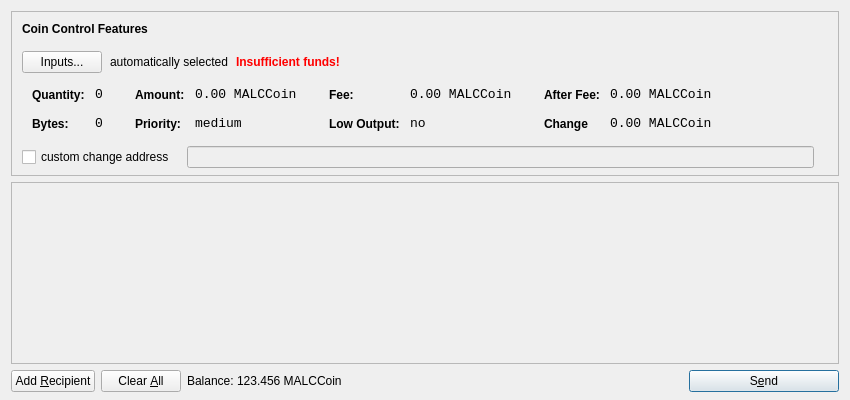
<?xml version="1.0" encoding="UTF-8"?>
<ui version="4.0">
 <class>SendCoinsDialog</class>
 <widget class="QDialog" name="SendCoinsDialog">
  <property name="geometry">
   <rect>
    <x>0</x>
    <y>0</y>
    <width>850</width>
    <height>400</height>
   </rect>
  </property>
  <property name="windowTitle">
   <string>Send Coins</string>
  </property>
  <layout class="QVBoxLayout" name="verticalLayout" stretch="0,1,0">
   <property name="bottomMargin">
    <number>8</number>
   </property>
   <item>
    <widget class="QFrame" name="frameCoinControl">
     <property name="sizePolicy">
      <sizepolicy hsizetype="Expanding" vsizetype="Expanding">
       <horstretch>0</horstretch>
       <verstretch>0</verstretch>
      </sizepolicy>
     </property>
     <property name="maximumSize">
      <size>
       <width>16777215</width>
       <height>16777215</height>
      </size>
     </property>
     <property name="frameShape">
      <enum>QFrame::StyledPanel</enum>
     </property>
     <property name="frameShadow">
      <enum>QFrame::Sunken</enum>
     </property>
     <layout class="QVBoxLayout" name="verticalLayoutCoinControl2">
      <property name="spacing">
       <number>6</number>
      </property>
      <property name="leftMargin">
       <number>0</number>
      </property>
      <property name="topMargin">
       <number>0</number>
      </property>
      <property name="rightMargin">
       <number>0</number>
      </property>
      <property name="bottomMargin">
       <number>6</number>
      </property>
      <item>
       <layout class="QVBoxLayout" name="verticalLayoutCoinControl" stretch="0,0,0,0,1">
        <property name="spacing">
         <number>0</number>
        </property>
        <property name="leftMargin">
         <number>10</number>
        </property>
        <property name="topMargin">
         <number>10</number>
        </property>
        <item>
         <layout class="QHBoxLayout" name="horizontalLayoutCoinControl1">
          <property name="bottomMargin">
           <number>15</number>
          </property>
          <item>
           <widget class="QLabel" name="labelCoinControlFeatures">
            <property name="sizePolicy">
             <sizepolicy hsizetype="Preferred" vsizetype="Maximum">
              <horstretch>0</horstretch>
              <verstretch>0</verstretch>
             </sizepolicy>
            </property>
            <property name="font">
             <font>
              <weight>75</weight>
              <bold>true</bold>
             </font>
            </property>
            <property name="styleSheet">
             <string notr="true">font-weight:bold;</string>
            </property>
            <property name="text">
             <string>Coin Control Features</string>
            </property>
           </widget>
          </item>
         </layout>
        </item>
        <item>
         <layout class="QHBoxLayout" name="horizontalLayoutCoinControl2" stretch="0,0,0,0">
          <property name="spacing">
           <number>8</number>
          </property>
          <property name="bottomMargin">
           <number>10</number>
          </property>
          <item>
           <widget class="QPushButton" name="pushButtonCoinControl">
            <property name="styleSheet">
             <string notr="true"/>
            </property>
            <property name="text">
             <string>Inputs...</string>
            </property>
           </widget>
          </item>
          <item>
           <widget class="QLabel" name="labelCoinControlAutomaticallySelected">
            <property name="text">
             <string>automatically selected</string>
            </property>
            <property name="margin">
             <number>5</number>
            </property>
           </widget>
          </item>
          <item>
           <widget class="QLabel" name="labelCoinControlInsuffFunds">
            <property name="font">
             <font>
              <weight>75</weight>
              <bold>true</bold>
             </font>
            </property>
            <property name="styleSheet">
             <string notr="true">color:red;font-weight:bold;</string>
            </property>
            <property name="text">
             <string>Insufficient funds!</string>
            </property>
            <property name="margin">
             <number>5</number>
            </property>
           </widget>
          </item>
          <item>
           <spacer name="horizontalSpacerCoinControl">
            <property name="orientation">
             <enum>Qt::Horizontal</enum>
            </property>
            <property name="sizeHint" stdset="0">
             <size>
              <width>40</width>
              <height>1</height>
             </size>
            </property>
           </spacer>
          </item>
         </layout>
        </item>
        <item>
         <widget class="QWidget" name="widgetCoinControl" native="true">
          <property name="sizePolicy">
           <sizepolicy hsizetype="Preferred" vsizetype="Preferred">
            <horstretch>0</horstretch>
            <verstretch>0</verstretch>
           </sizepolicy>
          </property>
          <property name="minimumSize">
           <size>
            <width>0</width>
            <height>0</height>
           </size>
          </property>
          <property name="styleSheet">
           <string notr="true"/>
          </property>
          <layout class="QHBoxLayout" name="horizontalLayoutCoinControl5">
           <property name="margin">
            <number>0</number>
           </property>
           <item>
            <layout class="QHBoxLayout" name="horizontalLayoutCoinControl3" stretch="0,0,0,1">
             <property name="spacing">
              <number>20</number>
             </property>
             <property name="topMargin">
              <number>0</number>
             </property>
             <property name="bottomMargin">
              <number>10</number>
             </property>
             <item>
              <layout class="QFormLayout" name="formLayoutCoinControl1">
               <property name="horizontalSpacing">
                <number>10</number>
               </property>
               <property name="verticalSpacing">
                <number>14</number>
               </property>
               <property name="leftMargin">
                <number>10</number>
               </property>
               <property name="topMargin">
                <number>4</number>
               </property>
               <property name="rightMargin">
                <number>6</number>
               </property>
               <item row="0" column="0">
                <widget class="QLabel" name="labelCoinControlQuantityText">
                 <property name="styleSheet">
                  <string notr="true">font-weight:bold;</string>
                 </property>
                 <property name="text">
                  <string>Quantity:</string>
                 </property>
                 <property name="margin">
                  <number>0</number>
                 </property>
                </widget>
               </item>
               <item row="0" column="1">
                <widget class="QLabel" name="labelCoinControlQuantity">
                 <property name="font">
                  <font>
                   <family>Monospace</family>
                   <pointsize>10</pointsize>
                  </font>
                 </property>
                 <property name="cursor">
                  <cursorShape>IBeamCursor</cursorShape>
                 </property>
                 <property name="contextMenuPolicy">
                  <enum>Qt::ActionsContextMenu</enum>
                 </property>
                 <property name="text">
                  <string>0</string>
                 </property>
                 <property name="margin">
                  <number>0</number>
                 </property>
                 <property name="textInteractionFlags">
                  <set>Qt::LinksAccessibleByMouse|Qt::TextSelectableByKeyboard|Qt::TextSelectableByMouse</set>
                 </property>
                </widget>
               </item>
               <item row="1" column="0">
                <widget class="QLabel" name="labelCoinControlBytesText">
                 <property name="styleSheet">
                  <string notr="true">font-weight:bold;</string>
                 </property>
                 <property name="text">
                  <string>Bytes:</string>
                 </property>
                </widget>
               </item>
               <item row="1" column="1">
                <widget class="QLabel" name="labelCoinControlBytes">
                 <property name="font">
                  <font>
                   <family>Monospace</family>
                   <pointsize>10</pointsize>
                  </font>
                 </property>
                 <property name="cursor">
                  <cursorShape>IBeamCursor</cursorShape>
                 </property>
                 <property name="contextMenuPolicy">
                  <enum>Qt::ActionsContextMenu</enum>
                 </property>
                 <property name="text">
                  <string>0</string>
                 </property>
                 <property name="textInteractionFlags">
                  <set>Qt::LinksAccessibleByMouse|Qt::TextSelectableByKeyboard|Qt::TextSelectableByMouse</set>
                 </property>
                </widget>
               </item>
              </layout>
             </item>
             <item>
              <layout class="QFormLayout" name="formLayoutCoinControl2">
               <property name="horizontalSpacing">
                <number>10</number>
               </property>
               <property name="verticalSpacing">
                <number>14</number>
               </property>
               <property name="leftMargin">
                <number>6</number>
               </property>
               <property name="topMargin">
                <number>4</number>
               </property>
               <property name="rightMargin">
                <number>6</number>
               </property>
               <item row="0" column="0">
                <widget class="QLabel" name="labelCoinControlAmountText">
                 <property name="styleSheet">
                  <string notr="true">font-weight:bold;</string>
                 </property>
                 <property name="text">
                  <string>Amount:</string>
                 </property>
                 <property name="margin">
                  <number>0</number>
                 </property>
                </widget>
               </item>
               <item row="0" column="1">
                <widget class="QLabel" name="labelCoinControlAmount">
                 <property name="font">
                  <font>
                   <family>Monospace</family>
                   <pointsize>10</pointsize>
                  </font>
                 </property>
                 <property name="cursor">
                  <cursorShape>IBeamCursor</cursorShape>
                 </property>
                 <property name="contextMenuPolicy">
                  <enum>Qt::ActionsContextMenu</enum>
                 </property>
                 <property name="text">
                  <string>0.00 MALCCoin</string>
                 </property>
                 <property name="textInteractionFlags">
                  <set>Qt::LinksAccessibleByMouse|Qt::TextSelectableByKeyboard|Qt::TextSelectableByMouse</set>
                 </property>
                </widget>
               </item>
               <item row="1" column="0">
                <widget class="QLabel" name="labelCoinControlPriorityText">
                 <property name="styleSheet">
                  <string notr="true">font-weight:bold;</string>
                 </property>
                 <property name="text">
                  <string>Priority:</string>
                 </property>
                </widget>
               </item>
               <item row="1" column="1">
                <widget class="QLabel" name="labelCoinControlPriority">
                 <property name="font">
                  <font>
                   <family>Monospace</family>
                   <pointsize>10</pointsize>
                  </font>
                 </property>
                 <property name="cursor">
                  <cursorShape>IBeamCursor</cursorShape>
                 </property>
                 <property name="contextMenuPolicy">
                  <enum>Qt::ActionsContextMenu</enum>
                 </property>
                 <property name="text">
                  <string>medium</string>
                 </property>
                 <property name="textInteractionFlags">
                  <set>Qt::LinksAccessibleByMouse|Qt::TextSelectableByKeyboard|Qt::TextSelectableByMouse</set>
                 </property>
                </widget>
               </item>
              </layout>
             </item>
             <item>
              <layout class="QFormLayout" name="formLayoutCoinControl3">
               <property name="horizontalSpacing">
                <number>10</number>
               </property>
               <property name="verticalSpacing">
                <number>14</number>
               </property>
               <property name="leftMargin">
                <number>6</number>
               </property>
               <property name="topMargin">
                <number>4</number>
               </property>
               <property name="rightMargin">
                <number>6</number>
               </property>
               <item row="0" column="0">
                <widget class="QLabel" name="labelCoinControlFeeText">
                 <property name="styleSheet">
                  <string notr="true">font-weight:bold;</string>
                 </property>
                 <property name="text">
                  <string>Fee:</string>
                 </property>
                 <property name="margin">
                  <number>0</number>
                 </property>
                </widget>
               </item>
               <item row="0" column="1">
                <widget class="QLabel" name="labelCoinControlFee">
                 <property name="font">
                  <font>
                   <family>Monospace</family>
                   <pointsize>10</pointsize>
                  </font>
                 </property>
                 <property name="cursor">
                  <cursorShape>IBeamCursor</cursorShape>
                 </property>
                 <property name="contextMenuPolicy">
                  <enum>Qt::ActionsContextMenu</enum>
                 </property>
                 <property name="text">
                  <string>0.00 MALCCoin</string>
                 </property>
                 <property name="textInteractionFlags">
                  <set>Qt::LinksAccessibleByMouse|Qt::TextSelectableByKeyboard|Qt::TextSelectableByMouse</set>
                 </property>
                </widget>
               </item>
               <item row="1" column="0">
                <widget class="QLabel" name="labelCoinControlLowOutputText">
                 <property name="styleSheet">
                  <string notr="true">font-weight:bold;</string>
                 </property>
                 <property name="text">
                  <string>Low Output:</string>
                 </property>
                </widget>
               </item>
               <item row="1" column="1">
                <widget class="QLabel" name="labelCoinControlLowOutput">
                 <property name="font">
                  <font>
                   <family>Monospace</family>
                   <pointsize>10</pointsize>
                  </font>
                 </property>
                 <property name="cursor">
                  <cursorShape>IBeamCursor</cursorShape>
                 </property>
                 <property name="contextMenuPolicy">
                  <enum>Qt::ActionsContextMenu</enum>
                 </property>
                 <property name="text">
                  <string>no</string>
                 </property>
                 <property name="textInteractionFlags">
                  <set>Qt::LinksAccessibleByMouse|Qt::TextSelectableByKeyboard|Qt::TextSelectableByMouse</set>
                 </property>
                </widget>
               </item>
              </layout>
             </item>
             <item>
              <layout class="QFormLayout" name="formLayoutCoinControl4">
               <property name="horizontalSpacing">
                <number>10</number>
               </property>
               <property name="verticalSpacing">
                <number>14</number>
               </property>
               <property name="leftMargin">
                <number>6</number>
               </property>
               <property name="topMargin">
                <number>4</number>
               </property>
               <property name="rightMargin">
                <number>6</number>
               </property>
               <item row="0" column="0">
                <widget class="QLabel" name="labelCoinControlAfterFeeText">
                 <property name="styleSheet">
                  <string notr="true">font-weight:bold;</string>
                 </property>
                 <property name="text">
                  <string>After Fee:</string>
                 </property>
                 <property name="margin">
                  <number>0</number>
                 </property>
                </widget>
               </item>
               <item row="0" column="1">
                <widget class="QLabel" name="labelCoinControlAfterFee">
                 <property name="font">
                  <font>
                   <family>Monospace</family>
                   <pointsize>10</pointsize>
                  </font>
                 </property>
                 <property name="cursor">
                  <cursorShape>IBeamCursor</cursorShape>
                 </property>
                 <property name="contextMenuPolicy">
                  <enum>Qt::ActionsContextMenu</enum>
                 </property>
                 <property name="text">
                  <string>0.00 MALCCoin</string>
                 </property>
                 <property name="textInteractionFlags">
                  <set>Qt::LinksAccessibleByMouse|Qt::TextSelectableByKeyboard|Qt::TextSelectableByMouse</set>
                 </property>
                </widget>
               </item>
               <item row="1" column="0">
                <widget class="QLabel" name="labelCoinControlChangeText">
                 <property name="styleSheet">
                  <string notr="true">font-weight:bold;</string>
                 </property>
                 <property name="text">
                  <string>Change</string>
                 </property>
                </widget>
               </item>
               <item row="1" column="1">
                <widget class="QLabel" name="labelCoinControlChange">
                 <property name="font">
                  <font>
                   <family>Monospace</family>
                   <pointsize>10</pointsize>
                  </font>
                 </property>
                 <property name="cursor">
                  <cursorShape>IBeamCursor</cursorShape>
                 </property>
                 <property name="contextMenuPolicy">
                  <enum>Qt::ActionsContextMenu</enum>
                 </property>
                 <property name="text">
                  <string>0.00 MALCCoin</string>
                 </property>
                 <property name="textInteractionFlags">
                  <set>Qt::LinksAccessibleByMouse|Qt::TextSelectableByKeyboard|Qt::TextSelectableByMouse</set>
                 </property>
                </widget>
               </item>
              </layout>
             </item>
            </layout>
           </item>
          </layout>
         </widget>
        </item>
        <item>
         <layout class="QHBoxLayout" name="horizontalLayoutCoinControl4" stretch="0,0,0">
          <property name="spacing">
           <number>12</number>
          </property>
          <property name="sizeConstraint">
           <enum>QLayout::SetDefaultConstraint</enum>
          </property>
          <property name="topMargin">
           <number>5</number>
          </property>
          <property name="rightMargin">
           <number>5</number>
          </property>
          <item>
           <widget class="QCheckBox" name="checkBoxCoinControlChange">
            <property name="text">
             <string>custom change address</string>
            </property>
           </widget>
          </item>
          <item>
           <widget class="QLineEdit" name="lineEditCoinControlChange">
            <property name="enabled">
             <bool>false</bool>
            </property>
            <property name="sizePolicy">
             <sizepolicy hsizetype="Expanding" vsizetype="Fixed">
              <horstretch>0</horstretch>
              <verstretch>0</verstretch>
             </sizepolicy>
            </property>
           </widget>
          </item>
          <item>
           <widget class="QLabel" name="labelCoinControlChangeLabel">
            <property name="sizePolicy">
             <sizepolicy hsizetype="Preferred" vsizetype="Expanding">
              <horstretch>0</horstretch>
              <verstretch>0</verstretch>
             </sizepolicy>
            </property>
            <property name="minimumSize">
             <size>
              <width>0</width>
              <height>0</height>
             </size>
            </property>
            <property name="text">
             <string/>
            </property>
            <property name="margin">
             <number>3</number>
            </property>
           </widget>
          </item>
         </layout>
        </item>
        <item>
         <spacer name="verticalSpacerCoinControl">
          <property name="orientation">
           <enum>Qt::Vertical</enum>
          </property>
          <property name="sizeHint" stdset="0">
           <size>
            <width>800</width>
            <height>1</height>
           </size>
          </property>
         </spacer>
        </item>
       </layout>
      </item>
     </layout>
    </widget>
   </item>
   <item>
    <widget class="QScrollArea" name="scrollArea">
     <property name="widgetResizable">
      <bool>true</bool>
     </property>
     <widget class="QWidget" name="scrollAreaWidgetContents">
      <property name="geometry">
       <rect>
        <x>0</x>
        <y>0</y>
        <width>830</width>
        <height>162</height>
       </rect>
      </property>
      <layout class="QVBoxLayout" name="verticalLayout_2">
       <property name="margin">
        <number>0</number>
       </property>
       <item>
        <layout class="QVBoxLayout" name="entries">
         <property name="spacing">
          <number>6</number>
         </property>
        </layout>
       </item>
       <item>
        <spacer name="verticalSpacer">
         <property name="orientation">
          <enum>Qt::Vertical</enum>
         </property>
         <property name="sizeHint" stdset="0">
          <size>
           <width>20</width>
           <height>40</height>
          </size>
         </property>
        </spacer>
       </item>
      </layout>
     </widget>
    </widget>
   </item>
   <item>
    <layout class="QHBoxLayout" name="horizontalLayout">
     <item>
      <widget class="QPushButton" name="addButton">
       <property name="toolTip">
        <string>Send to multiple recipients at once</string>
       </property>
       <property name="text">
        <string>Add &amp;Recipient</string>
       </property>
       <property name="icon">
        <iconset resource="../bitcoin.qrc">
         <normaloff>:/icons/add</normaloff>:/icons/add</iconset>
       </property>
       <property name="autoDefault">
        <bool>false</bool>
       </property>
      </widget>
     </item>
     <item>
      <widget class="QPushButton" name="clearButton">
       <property name="sizePolicy">
        <sizepolicy hsizetype="Minimum" vsizetype="Fixed">
         <horstretch>0</horstretch>
         <verstretch>0</verstretch>
        </sizepolicy>
       </property>
       <property name="toolTip">
        <string>Remove all transaction fields</string>
       </property>
       <property name="text">
        <string>Clear &amp;All</string>
       </property>
       <property name="icon">
        <iconset resource="../bitcoin.qrc">
         <normaloff>:/icons/remove</normaloff>:/icons/remove</iconset>
       </property>
       <property name="autoRepeatDelay">
        <number>300</number>
       </property>
       <property name="autoDefault">
        <bool>false</bool>
       </property>
      </widget>
     </item>
     <item>
      <layout class="QHBoxLayout" name="horizontalLayout_2">
       <property name="spacing">
        <number>3</number>
       </property>
       <item>
        <widget class="QLabel" name="label">
         <property name="sizePolicy">
          <sizepolicy hsizetype="Preferred" vsizetype="Fixed">
           <horstretch>0</horstretch>
           <verstretch>0</verstretch>
          </sizepolicy>
         </property>
         <property name="text">
          <string>Balance:</string>
         </property>
        </widget>
       </item>
       <item>
        <widget class="QLabel" name="labelBalance">
         <property name="sizePolicy">
          <sizepolicy hsizetype="Preferred" vsizetype="Fixed">
           <horstretch>0</horstretch>
           <verstretch>0</verstretch>
          </sizepolicy>
         </property>
         <property name="cursor">
          <cursorShape>IBeamCursor</cursorShape>
         </property>
         <property name="text">
          <string>123.456 MALCCoin</string>
         </property>
         <property name="textInteractionFlags">
          <set>Qt::LinksAccessibleByMouse|Qt::TextSelectableByKeyboard|Qt::TextSelectableByMouse</set>
         </property>
        </widget>
       </item>
      </layout>
     </item>
     <item>
      <spacer name="horizontalSpacer">
       <property name="orientation">
        <enum>Qt::Horizontal</enum>
       </property>
       <property name="sizeHint" stdset="0">
        <size>
         <width>40</width>
         <height>20</height>
        </size>
       </property>
      </spacer>
     </item>
     <item>
      <widget class="QPushButton" name="sendButton">
       <property name="minimumSize">
        <size>
         <width>150</width>
         <height>0</height>
        </size>
       </property>
       <property name="toolTip">
        <string>Confirm the send action</string>
       </property>
       <property name="text">
        <string>S&amp;end</string>
       </property>
       <property name="icon">
        <iconset resource="../bitcoin.qrc">
         <normaloff>:/icons/send</normaloff>:/icons/send</iconset>
       </property>
       <property name="default">
        <bool>true</bool>
       </property>
      </widget>
     </item>
    </layout>
   </item>
  </layout>
 </widget>
 <resources>
  <include location="../bitcoin.qrc"/>
 </resources>
 <connections/>
</ui>
